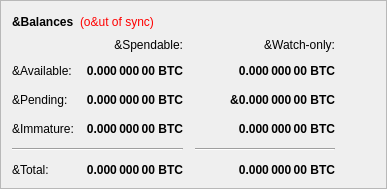
        <widget class="QFrame" name="frame">
         <property name="frameShape">
          <enum>QFrame::StyledPanel</enum>
         </property>
         <property name="frameShadow">
          <enum>QFrame::Raised</enum>
         </property>
         <layout class="QVBoxLayout" name="verticalLayout_4">
          <item>
           <layout class="QHBoxLayout" name="horizontalLayout_4">
            <item>
             <widget class="QLabel" name="label_5">
              <property name="font">
               <font>
                <weight>75</weight>
                <bold>true</bold>
               </font>
              </property>
              <property name="text">
               <string>&amp;Balances</string>
              </property>
             </widget>
            </item>
            <item>
             <widget class="QLabel" name="labelWalletStatus">
              <property name="cursor">
               <cursorShape>WhatsThisCursor</cursorShape>
              </property>
              <property name="toolTip">
               <string>The displayed information may be out of date. Your wallet automatically synchronizes with the Midas network after a connection is established, but this process has not completed yet.</string>
              </property>
              <property name="styleSheet">
               <string notr="true">QLabel { color: red; }</string>
              </property>
              <property name="text">
               <string notr="true">(o&amp;ut of sync)</string>
              </property>
              <property name="alignment">
               <set>Qt::AlignLeading|Qt::AlignLeft|Qt::AlignVCenter</set>
              </property>
             </widget>
            </item>
            <item>
             <spacer name="horizontalSpacer_3">
              <property name="orientation">
               <enum>Qt::Horizontal</enum>
              </property>
              <property name="sizeHint" stdset="0">
               <size>
                <width>40</width>
                <height>20</height>
               </size>
              </property>
             </spacer>
            </item>
           </layout>
          </item>
          <item>
           <layout class="QGridLayout" name="gridLayout">
            <property name="spacing">
             <number>12</number>
            </property>
            <item row="2" column="2">
             <widget class="QLabel" name="labelWatchPending">
              <property name="font">
               <font>
                <weight>75</weight>
                <bold>true</bold>
               </font>
              </property>
              <property name="cursor">
               <cursorShape>IBeamCursor</cursorShape>
              </property>
              <property name="toolTip">
               <string>Unconfirmed transactions to watch-only addresses</string>
              </property>
              <property name="text">
               <string notr="true">&amp;0.000 000 00 BTC</string>
              </property>
              <property name="alignment">
               <set>Qt::AlignRight|Qt::AlignTrailing|Qt::AlignVCenter</set>
              </property>
              <property name="textInteractionFlags">
               <set>Qt::LinksAccessibleByMouse|Qt::TextSelectableByKeyboard|Qt::TextSelectableByMouse</set>
              </property>
             </widget>
            </item>
            <item row="2" column="1">
             <widget class="QLabel" name="labelUnconfirmed">
              <property name="font">
               <font>
                <weight>75</weight>
                <bold>true</bold>
               </font>
              </property>
              <property name="cursor">
               <cursorShape>IBeamCursor</cursorShape>
              </property>
              <property name="toolTip">
               <string>Total of transactions that have yet to be confirmed, and do not yet count toward the spendable balance</string>
              </property>
              <property name="text">
               <string notr="true">0.000 000 00 BTC</string>
              </property>
              <property name="alignment">
               <set>Qt::AlignRight|Qt::AlignTrailing|Qt::AlignVCenter</set>
              </property>
              <property name="textInteractionFlags">
               <set>Qt::LinksAccessibleByMouse|Qt::TextSelectableByKeyboard|Qt::TextSelectableByMouse</set>
              </property>
             </widget>
            </item>
            <item row="3" column="2">
             <widget class="QLabel" name="labelWatchImmature">
              <property name="font">
               <font>
                <weight>75</weight>
                <bold>true</bold>
               </font>
              </property>
              <property name="cursor">
               <cursorShape>IBeamCursor</cursorShape>
              </property>
              <property name="toolTip">
               <string>Staked or masternode rewards in watch-only addresses that has not yet matured</string>
              </property>
              <property name="text">
               <string notr="true">0.000 000 00 BTC</string>
              </property>
              <property name="alignment">
               <set>Qt::AlignRight|Qt::AlignTrailing|Qt::AlignVCenter</set>
              </property>
              <property name="textInteractionFlags">
               <set>Qt::LinksAccessibleByMouse|Qt::TextSelectableByKeyboard|Qt::TextSelectableByMouse</set>
              </property>
             </widget>
            </item>
            <item row="4" column="0" colspan="2">
             <widget class="Line" name="lineSpendableBalance">
              <property name="orientation">
               <enum>Qt::Horizontal</enum>
              </property>
             </widget>
            </item>
            <item row="4" column="2">
             <widget class="Line" name="lineWatchBalance">
              <property name="sizePolicy">
               <sizepolicy hsizetype="Preferred" vsizetype="Fixed">
                <horstretch>0</horstretch>
                <verstretch>0</verstretch>
               </sizepolicy>
              </property>
              <property name="minimumSize">
               <size>
                <width>140</width>
                <height>0</height>
               </size>
              </property>
              <property name="orientation">
               <enum>Qt::Horizontal</enum>
              </property>
             </widget>
            </item>
            <item row="5" column="0">
             <widget class="QLabel" name="labelTotalText">
              <property name="text">
               <string>&amp;Total:</string>
              </property>
             </widget>
            </item>
            <item row="3" column="1">
             <widget class="QLabel" name="labelImmature">
              <property name="font">
               <font>
                <weight>75</weight>
                <bold>true</bold>
               </font>
              </property>
              <property name="cursor">
               <cursorShape>IBeamCursor</cursorShape>
              </property>
              <property name="toolTip">
               <string>Staked or masternode rewards that has not yet matured</string>
              </property>
              <property name="text">
               <string notr="true">0.000 000 00 BTC</string>
              </property>
              <property name="alignment">
               <set>Qt::AlignRight|Qt::AlignTrailing|Qt::AlignVCenter</set>
              </property>
              <property name="textInteractionFlags">
               <set>Qt::LinksAccessibleByMouse|Qt::TextSelectableByKeyboard|Qt::TextSelectableByMouse</set>
              </property>
             </widget>
            </item>
            <item row="2" column="3">
             <spacer name="horizontalSpacer_2">
              <property name="orientation">
               <enum>Qt::Horizontal</enum>
              </property>
              <property name="sizeHint" stdset="0">
               <size>
                <width>40</width>
                <height>20</height>
               </size>
              </property>
             </spacer>
            </item>
            <item row="3" column="0">
             <widget class="QLabel" name="labelImmatureText">
              <property name="text">
               <string>&amp;Immature:</string>
              </property>
             </widget>
            </item>
            <item row="5" column="1">
             <widget class="QLabel" name="labelTotal">
              <property name="font">
               <font>
                <weight>75</weight>
                <bold>true</bold>
               </font>
              </property>
              <property name="cursor">
               <cursorShape>IBeamCursor</cursorShape>
              </property>
              <property name="toolTip">
               <string>Your current total balance</string>
              </property>
              <property name="text">
               <string notr="true">0.000 000 00 BTC</string>
              </property>
              <property name="alignment">
               <set>Qt::AlignRight|Qt::AlignTrailing|Qt::AlignVCenter</set>
              </property>
              <property name="textInteractionFlags">
               <set>Qt::LinksAccessibleByMouse|Qt::TextSelectableByKeyboard|Qt::TextSelectableByMouse</set>
              </property>
             </widget>
            </item>
            <item row="5" column="2">
             <widget class="QLabel" name="labelWatchTotal">
              <property name="font">
               <font>
                <weight>75</weight>
                <bold>true</bold>
               </font>
              </property>
              <property name="cursor">
               <cursorShape>IBeamCursor</cursorShape>
              </property>
              <property name="toolTip">
               <string>Current total balance in watch-only addresses</string>
              </property>
              <property name="text">
               <string notr="true">0.000 000 00 BTC</string>
              </property>
              <property name="alignment">
               <set>Qt::AlignRight|Qt::AlignTrailing|Qt::AlignVCenter</set>
              </property>
              <property name="textInteractionFlags">
               <set>Qt::LinksAccessibleByMouse|Qt::TextSelectableByKeyboard|Qt::TextSelectableByMouse</set>
              </property>
             </widget>
            </item>
            <item row="0" column="2">
             <widget class="QLabel" name="labelWatchonly">
              <property name="text">
               <string>&amp;Watch-only:</string>
              </property>
              <property name="alignment">
               <set>Qt::AlignRight|Qt::AlignTrailing|Qt::AlignVCenter</set>
              </property>
             </widget>
            </item>
            <item row="1" column="0">
             <widget class="QLabel" name="labelBalanceText">
              <property name="text">
               <string>&amp;Available:</string>
              </property>
             </widget>
            </item>
            <item row="1" column="1">
             <widget class="QLabel" name="labelBalance">
              <property name="font">
               <font>
                <weight>75</weight>
                <bold>true</bold>
               </font>
              </property>
              <property name="cursor">
               <cursorShape>IBeamCursor</cursorShape>
              </property>
              <property name="toolTip">
               <string>Your current spendable balance</string>
              </property>
              <property name="text">
               <string notr="true">0.000 000 00 BTC</string>
              </property>
              <property name="alignment">
               <set>Qt::AlignRight|Qt::AlignTrailing|Qt::AlignVCenter</set>
              </property>
              <property name="textInteractionFlags">
               <set>Qt::LinksAccessibleByMouse|Qt::TextSelectableByKeyboard|Qt::TextSelectableByMouse</set>
              </property>
             </widget>
            </item>
            <item row="1" column="2">
             <widget class="QLabel" name="labelWatchAvailable">
              <property name="font">
               <font>
                <weight>75</weight>
                <bold>true</bold>
               </font>
              </property>
              <property name="cursor">
               <cursorShape>IBeamCursor</cursorShape>
              </property>
              <property name="toolTip">
               <string>Your current balance in watch-only addresses</string>
              </property>
              <property name="text">
               <string notr="true">0.000 000 00 BTC</string>
              </property>
              <property name="alignment">
               <set>Qt::AlignRight|Qt::AlignTrailing|Qt::AlignVCenter</set>
              </property>
              <property name="textInteractionFlags">
               <set>Qt::LinksAccessibleByMouse|Qt::TextSelectableByKeyboard|Qt::TextSelectableByMouse</set>
              </property>
             </widget>
            </item>
            <item row="2" column="0">
             <widget class="QLabel" name="labelPendingText">
              <property name="text">
               <string>&amp;Pending:</string>
              </property>
             </widget>
            </item>
            <item row="0" column="1">
             <widget class="QLabel" name="labelSpendable">
              <property name="text">
               <string>&amp;Spendable:</string>
              </property>
              <property name="alignment">
               <set>Qt::AlignRight|Qt::AlignTrailing|Qt::AlignVCenter</set>
              </property>
             </widget>
            </item>
           </layout>
          </item>
         </layout>
        </widget>
